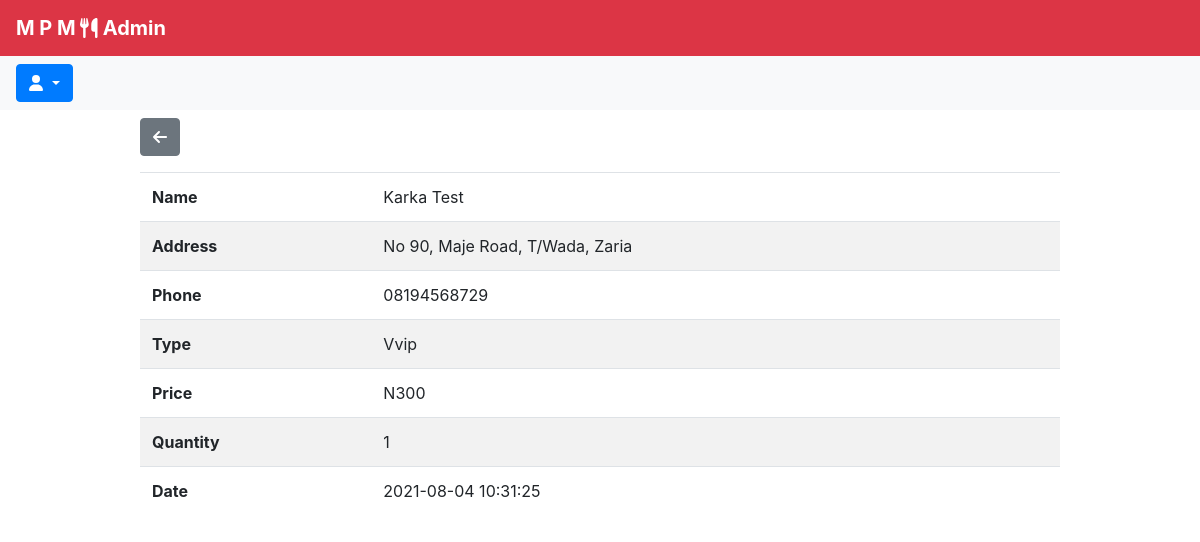
/php/order.php?id=2&page=previous (signed in), run on the app's committed database.
### tables this page shows
CREATE TABLE `orders` (
  `id` int(11) NOT NULL,
  `name` varchar(255) NOT NULL,
  `address` varchar(255) NOT NULL,
  `phone` char(11) NOT NULL,
  `pkg_type` varchar(7) NOT NULL,
  `price` varchar(10) NOT NULL,
  `quantity` int(11) NOT NULL,
  `date` timestamp NOT NULL DEFAULT current_timestamp() ON UPDATE current_timestamp(),
  `status` smallint(6) NOT NULL DEFAULT 0
);

### php/functions.php (called while the page is built, shortened)
<?php
function sanitize_var($con, $field) {
  $field = trim($field);
  $field = stripslashes($field);
  $field = strip_tags($field);
  $field = htmlspecialchars($field);
  $field = htmlentities($field);
  return $field;
}
function getOrder($db, $id) {
  $query = "SELECT name, address, phone, pkg_type, price, quantity, date, status
              FROM orders WHERE id = '$id'";
  $result = $db->query($query);
  if ($result->num_rows > 0) {
    return $result->fetch_assoc();
  }
  return false;
}
?>

### php/order.php (the view, shortened to what this page needs)
<?php
include_once './session.php';
$orderId = sanitize_var($db_con, $_GET['id']);
$page = $_GET['page'];
$feedback = '';
if (filter_var($orderId, FILTER_VALIDATE_INT)) {
  $order = getOrder($db_con, $orderId);
  if ($page == 'home') {
    $forms = "<tr>
          <td>
            <form method='POST' action=''>
              <input type='hidden' name='statusCode' value='". $order['status'] ."'>
              <button type='submit' class='btn btn-success btn-sm'>Complete Order</button>
            </form>
          </td>
          <td>
            <form method='POST' action=''>
              <input type='hidden' name='delId' value='$orderId'>
              <button type='submit' class='btn btn-danger btn-sm'>Delete Order</button>
            </form>
          </td>
        </tr>";
  } elseif ($page == 'previous') {
    $forms = '';
  } else {
    header('location: ./home.php');
  }
  $orderView = "<table class='table table-striped text-capitalize mt-3'>
        <tr>
          $feedback
        </tr>
        <tr>
          <th>Name</th>
          <td>". $order['name'] ."</td>
        </tr>
        <tr>
          <th>Address</th>
          <td>". $order['address'] ."</td>
        </tr>
        <tr>
          <th>Phone</th>
          <td>". $order['phone'] ."</td>
        </tr>
        <tr>
          <th>Type</th>
          <td>". $order['pkg_type'] ."</td>
        </tr>
        <tr>
          <th>Price</th>
          <td>". $order['price'] ."</td>
        </tr>
        <tr>
          <th>Quantity</th>
          <td>". $order['quantity'] ."</td>
        </tr>
        <tr>
          <th>Date</th>
          <td>". $order['date'] ."</td>
        </tr>
        $forms
      </table>
  ";
} else {
  $orderView = "
    <div class='alert alert-danger'> <strong> No order found! </strong> </div>
  ";
}
?>
<main class="container">
  <section class="row">
    <section class="col-md-10 mx-auto">
      <a href=<?php echo "./$page.php"; ?> class="btn btn-secondary"> <i class="fas fa-arrow-left"></i> </a>
      <?php echo $orderView; ?>
    </section>
  </section>
</main>
<?php
include_once './footer.php';
?>

### data on the page
orders: name "Karka Test", address "No 90, Maje Road, T/Wada, Zaria", phone "08194568729", pkg_type "Vvip", price "N300", quantity "1", date "2021-08-04 10:31:25"
